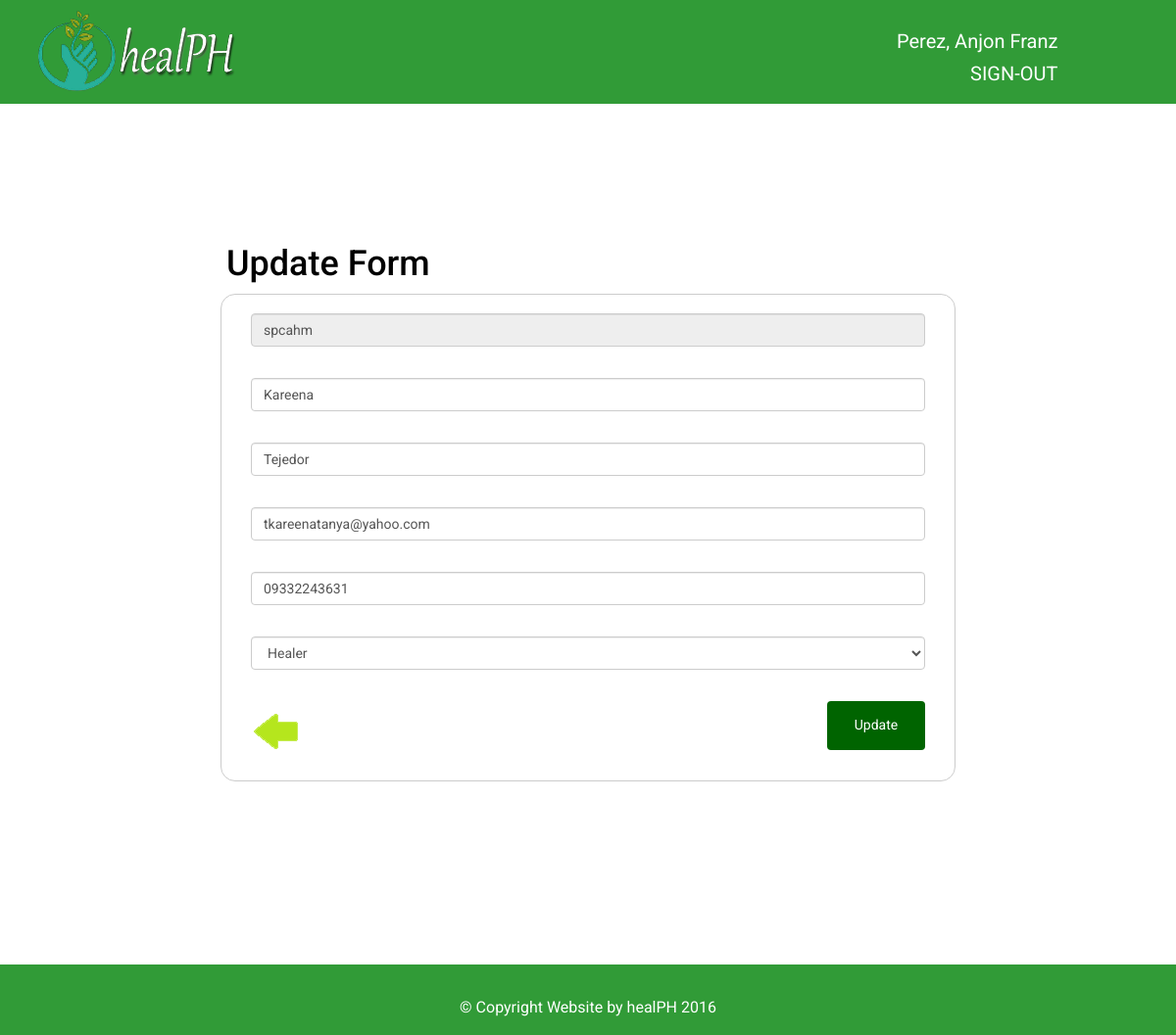
/adminPages/updateAccount.php?accountid=20 (signed in), run on the app's committed database.
### tables this page shows
CREATE TABLE IF NOT EXISTS `healer` (
  `HEALER_ID` int(11) NOT NULL AUTO_INCREMENT,
  `ACCT_ID` int(11) NOT NULL,
  `FIRSTNAME` varchar(30) NOT NULL,
  `LASTNAME` varchar(30) NOT NULL,
  `ADDRESS` varchar(200) NOT NULL,
  `CONTACT` varchar(30) NOT NULL,
  `EMAIL_ADDRESS` varchar(45) NOT NULL,
  `LATITUDE` varchar(50) NOT NULL,
  `LONGITUDE` varchar(50) NOT NULL,
  `DETAILS` varchar(1000) NOT NULL,
  `SUBEXPIRY` varchar(20) NOT NULL,
  `PICTURE` varchar(50) NOT NULL DEFAULT 'face.jpg',
  `CLINICDAYS` varchar(200) NOT NULL,
  `CLINICHOURS` varchar(20) NOT NULL,
  `DAILYLIMIT` int(11) NOT NULL,
  `RATE` decimal(5,1) NOT NULL,
  `STATUS` varchar(15) NOT NULL DEFAULT 'UNCONFIRMED',
  PRIMARY KEY (`HEALER_ID`)
);

CREATE TABLE IF NOT EXISTS `account` (
  `ACCT_ID` int(11) NOT NULL AUTO_INCREMENT,
  `USERNAME` varchar(30) NOT NULL,
  `PASSWORD` varchar(30) NOT NULL,
  `STATUS` varchar(30) NOT NULL DEFAULT 'ACTIVE',
  `TYPE` varchar(10) NOT NULL,
  PRIMARY KEY (`ACCT_ID`)
);

### adminPages/updateAccount.php (the view, shortened to what this page needs)
<?php
    include '../queries/connection.php';
        if(isset($_GET['accountid'])) {
            $accountid = $_GET['accountid'];
            $sql = "SELECT A.ACCT_ID, A.USERNAME, H.HEALER_ID, H.ACCT_ID, H.FIRSTNAME, H.LASTNAME, H.ADDRESS, H.CONTACT, H.EMAIL_ADDRESS FROM account AS A inner join healer AS H ON A.ACCT_ID = H.ACCT_ID WHERE A.ACCT_ID = '$accountid' AND H.ACCT_ID = '$accountid'";
            $retrieve = $conn->query($sql)->fetchAll();
            if($retrieve) {
                foreach($retrieve as $row) {
                    $lastname = $row['LASTNAME'];
                    $firstname = $row['FIRSTNAME'];
                    $username = $row['USERNAME'];
                    $email = $row['EMAIL_ADDRESS'];
                    $contact = $row['CONTACT'];
                }
            }
        }
        else {
            header('Location: viewhealer.php');
        }
    $countnotif = 0;
    if($countnotif==0) {
        $countnotif = "";
    }
?>
<!DOCTYPE html>
<html lang="en">
        <head>
                <link href="../assets/css/main.css" rel="stylesheet"/>
        </head>
        <body class="addHealer">
                <nav class="navbar1 navbar-inverse1 navbar-fixed-top  wow bounceInUp">
               <div class="container topnav bgMenu">
                   <div class="row">
                    <div class="col-md-9 col-sm-9">
                                <a href="adminLogin.php" class="navbar-brand"><img class="img-responsive wow slideInLeft" src="../assets/images/logo.png" /></a>
                    </div>
                    <div class="collapse navbar-collapse" id="mainNavBar">
                        <div class="col-md-3 col-sm-3">
                            <ul class="nav navbar-nav">
                                   <div class="topUser">
                                                <li>
                                                    <a href="#">
                                                    <?php echo $_SESSION['NAME']; ?> <span class="badge badge-notify"><?php echo $countnotif; ?></span>
                                                </a>
                                                </li>
                                                <li>
                                                    <a href="../queries/signout.php">SIGN-OUT</a>
                                                </li>
                                    </div>
                                </ul>
                        </div>
                        </div>
                   </div>
                </div>
        </nav>
<section class="login">
                <div class="container">
                        <div class="row">
                                <div class="col-md-8 col-sm-8">
                                        <div id="updateHealer2">
                                                <h1 class="wow slideInDown">Update Form</h1>
                                                <form class="center-block" action="../queries/update.php" method="post">
                                                        <div class="form-group">
                                                                <input class="form-control wow lightSpeedIn" name="username" id="username" placeholder="Username" type="text" value="<?php echo $username; ?>" required autofocus readonly > </div>
                                                        <div class="message" id="usernameMessage"></div>
                                                        <div class="form-group">
                                                                <input class="form-control wow lightSpeedIn" name="firstname" id="firstname" placeholder="First Name" type="text" value="<?php echo $firstname; ?>" required > </div>
                                                        <div class="message" id="firstnameMessage"></div>
                                                        <div class="form-group">
                                                                <input class="form-control wow lightSpeedIn" name="lastname" id="lastname" placeholder="Last Name" type="text" value="<?php echo $lastname; ?>" required > </div>
                                                        <div class="message" id="lastnameMessage"></div>
                                                        <div class="form-group">
                                                                <input class="form-control wow lightSpeedIn" name="emailadd" id="emailadd" placeholder="Email address" type="email" value="<?php echo $email; ?>" required > </div>
                                                        <div class="message" id="emailaddMessage"></div>
                                                        <div class="form-group">
                                                                <input class="form-control wow lightSpeedIn" name="contact" id="mobile" placeholder="Mobile number" type="number" min="9111111111" value="<?php echo $contact; ?>" required > </div>
                                                         <div class="message" id="mobileMessage"></div>
                                                        <div class="form-group">
                                                            <select class="form-control wow lightSpeedIn" name="type" id="type" required >
                                                                <option value="Healer">Healer</option>
                                                            </select>
                                                        </div>
                                                         <div class="message" id="typeMessage"></div>
                                                            <input class="btn btn-danger wow fadeInLeft" id="register" type="submit" value="Update" >
                                                        </form>
                                                        <div class="back2 hvr-float">
                                                                <a href="viewhealer.php">
                                                                <img src="../assets/images/back.png"></a>
                                                        </div>
                                        </div>
                                    </div>
                        </div>
                </div>
        </section>
            <?php include "../footer.php";?>
        </body>
</html>

### data on the page
healer: username "spcahm", firstname "Kareena", lastname "Tejedor", emailadd "tkareenatanya@yahoo.com", contact "09332243631"

### other printed values
$_SESSION['NAME'] "Perez, Anjon Franz"
